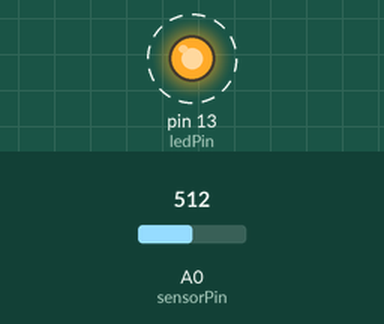
Recording of a sketch running on a simulated Arduino Uno, built with avr-gcc and run on an emulated ATmega328P. On the bench: output pins drawn as LEDs (lit = HIGH). Dashed ring = blinking. Inputs (shaded band) come from the test bench; at power-on: A0 (sensorPin) = 512. What the sketch prints to the serial monitor is not drawn.

Above: at 0.15 s.
Timing chart, 0 to 3.0 s (numbered marks = the images above):
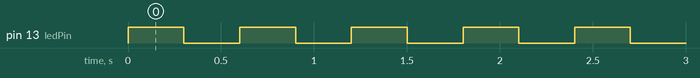

The sketch:

analog_in.ino
```cpp
// Code for testing photocell, adapted from 'Analog Read to LED' by David Cuartielles
// Kevin Walker 03 Feb 2010

int sensorPin = 0; // input pin for the photocell
int ledPin = 13;   // pin for the LED
int val = 0;       // variable to store the input

void setup() {
  pinMode(ledPin, OUTPUT);  // ledPin is as an OUTPUT
  Serial.begin(115200);
}
void loop() {
  val = analogRead(sensorPin); // read the value from
  // the sensor
  val = val/3;

  digitalWrite(ledPin, HIGH);  // turn the LED on
  delay(300);                  // stop the program for
  // some time
  digitalWrite(ledPin, LOW);   // turn the LED off
  delay(300);                  // stop the program for
  // some time
  Serial.println(val);
}
```

Measured:
- by itself, pin 13 (ledPin): alternates HIGH for 0.30 s and LOW for 0.30 s
